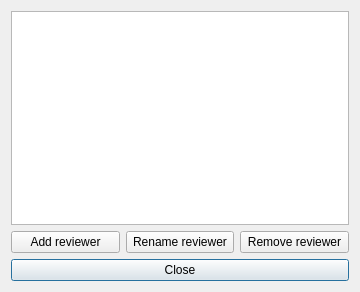
<?xml version="1.0" encoding="UTF-8"?>
<ui version="4.0">
 <class>Gui_Reviewers</class>
 <widget class="QDialog" name="Gui_Reviewers">
  <property name="geometry">
   <rect>
    <x>0</x>
    <y>0</y>
    <width>360</width>
    <height>292</height>
   </rect>
  </property>
  <property name="windowTitle">
   <string>Reviewer management</string>
  </property>
  <property name="windowIcon">
   <iconset resource="resources.qrc">
    <normaloff>:/icons/reviewers_48</normaloff>:/icons/reviewers_48</iconset>
  </property>
  <layout class="QVBoxLayout" name="verticalLayout">
   <item>
    <widget class="QListView" name="reviewerList">
     <property name="toolTip">
      <string>List of all participating teams</string>
     </property>
     <property name="editTriggers">
      <set>QAbstractItemView::NoEditTriggers</set>
     </property>
    </widget>
   </item>
   <item>
    <layout class="QGridLayout" name="addRemoveLayout">
     <item row="1" column="0">
      <widget class="QPushButton" name="addButton">
       <property name="toolTip">
        <string>Click to add a new team</string>
       </property>
       <property name="text">
        <string>Add reviewer</string>
       </property>
       <property name="icon">
        <iconset resource="resources.qrc">
         <normaloff>:/icons/reviewer_add_16</normaloff>:/icons/reviewer_add_16</iconset>
       </property>
      </widget>
     </item>
     <item row="1" column="2">
      <widget class="QPushButton" name="removeButton">
       <property name="toolTip">
        <string>Click to remove current team</string>
       </property>
       <property name="text">
        <string>Remove reviewer</string>
       </property>
       <property name="icon">
        <iconset resource="resources.qrc">
         <normaloff>:/icons/reviewer_remove_16</normaloff>:/icons/reviewer_remove_16</iconset>
       </property>
      </widget>
     </item>
     <item row="1" column="1">
      <widget class="QPushButton" name="renameButton">
       <property name="toolTip">
        <string>Click to edit current team</string>
       </property>
       <property name="text">
        <string>Rename reviewer</string>
       </property>
       <property name="icon">
        <iconset resource="resources.qrc">
         <normaloff>:/icons/reviewer_edit_16</normaloff>:/icons/reviewer_edit_16</iconset>
       </property>
      </widget>
     </item>
    </layout>
   </item>
   <item>
    <widget class="QPushButton" name="closeButton">
     <property name="toolTip">
      <string>Click to close team dialog</string>
     </property>
     <property name="text">
      <string>Close</string>
     </property>
     <property name="icon">
      <iconset resource="resources.qrc">
       <normaloff>:/icons/close_16</normaloff>:/icons/close_16</iconset>
     </property>
     <property name="default">
      <bool>true</bool>
     </property>
    </widget>
   </item>
  </layout>
 </widget>
 <resources>
  <include location="resources.qrc"/>
 </resources>
 <connections/>
</ui>
